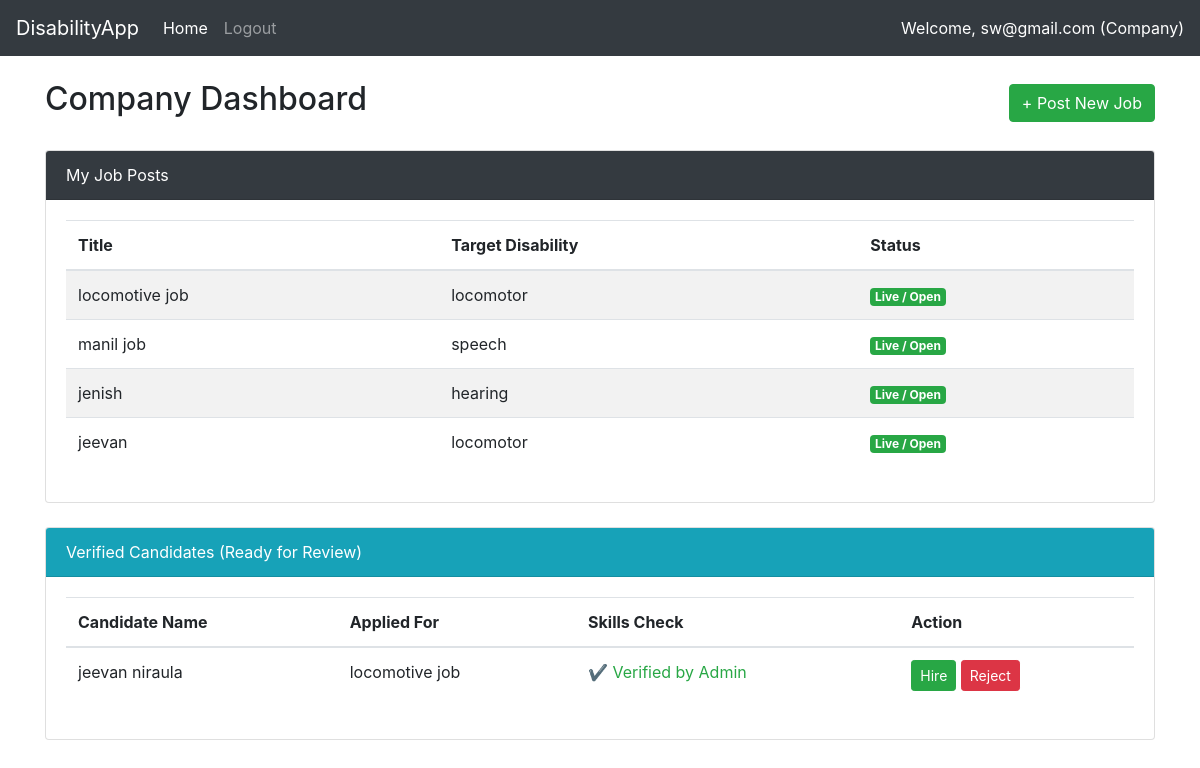
Page /index.php (signed in) on the committed database.
### tables this page shows
CREATE TABLE `jobs` (
  `job_id` int(11) NOT NULL,
  `company_id` int(11) NOT NULL,
  `job_title` varchar(100) NOT NULL,
  `job_description` text NOT NULL,
  `required_skills` text NOT NULL,
  `target_disability_type` enum('locomotor','visual','hearing','speech','any') NOT NULL,
  `job_status` enum('pending','open','closure_requested','closed') DEFAULT 'pending',
  `posted_date` timestamp NOT NULL DEFAULT current_timestamp()
);

CREATE TABLE `applications` (
  `app_id` int(11) NOT NULL,
  `job_id` int(11) NOT NULL,
  `user_id` int(11) NOT NULL,
  `app_status` enum('pending_admin','eligible','hired','rejected_by_admin','rejected_by_company') DEFAULT 'pending_admin',
  `applied_date` timestamp NOT NULL DEFAULT current_timestamp()
);

CREATE TABLE `users` (
  `user_id` int(11) NOT NULL,
  `full_name` varchar(100) NOT NULL,
  `email` varchar(100) NOT NULL,
  `password` varchar(255) NOT NULL,
  `role` enum('admin','company','beneficiary') NOT NULL,
  `account_status` enum('pending','active','rejected') DEFAULT 'pending',
  `disability_type` enum('locomotor','visual','hearing','speech','none') DEFAULT NULL,
  `skills` text DEFAULT NULL,
  `disability_card_url` varchar(255) DEFAULT NULL,
  `company_location` varchar(255) DEFAULT NULL,
  `created_at` timestamp NOT NULL DEFAULT current_timestamp()
);

### index.php (the view, shortened to what this page needs)
<?php
require 'partials/_dbconnect.php';
$user_id = $_SESSION['user_id'];
$role = $_SESSION['role'];
$jobs_sql = "SELECT jobs.*, users.full_name as company_name FROM jobs JOIN users ON jobs.company_id = users.user_id";
$jobs_result = mysqli_query($conn, $jobs_sql);
$apps_sql = "SELECT applications.*, jobs.job_title, users.full_name as user_name
             FROM applications
             JOIN jobs ON applications.job_id = jobs.job_id
             JOIN users ON applications.user_id = users.user_id";
$apps_result = mysqli_query($conn, $apps_sql);
$all_apps_data = [];
while($row = mysqli_fetch_assoc($apps_result)){
    $all_apps_data[] = $row;
}
?>
<!doctype html>
<html lang="en">
    <head>
        <link rel="stylesheet" href="https://stackpath.bootstrapcdn.com/bootstrap/4.4.1/css/bootstrap.min.css">
    </head>
<body>
    <?php require 'partials/_nav.php' ?>
    <div class="container my-4">
        <?php if($role == 'company'): ?>
            <div class="d-flex justify-content-between align-items-center mb-4">
                <h2>Company Dashboard</h2>
                <a href="post_job.php" class="btn btn-success">+ Post New Job</a>
            </div>
            <div class="card mb-4">
                <div class="card-header bg-dark text-white">My Job Posts</div>
                <div class="card-body">
                    <table class="table table-striped">
                        <thead><tr><th>Title</th><th>Target Disability</th><th>Status</th></tr></thead>
                        <tbody>
                            <?php
                            $my_jobs = [];
                            mysqli_data_seek($jobs_result, 0);
                            while($job = mysqli_fetch_assoc($jobs_result)):
                                if($job['company_id'] == $user_id):
                                    $my_jobs[] = $job['job_id'];
                            ?>
                            <tr>
                                <td><?php echo $job['job_title']; ?></td>
                                <td><?php echo $job['target_disability_type']; ?></td>
                                <td>
                                    <?php
                                    if($job['job_status']=='pending') echo '<span class="badge badge-warning">Pending Admin Approval</span>';
                                    elseif($job['job_status']=='open') echo '<span class="badge badge-success">Live / Open</span>';
                                    elseif($job['job_status']=='closed') echo '<span class="badge badge-secondary">Closed</span>';
                                    ?>
                                </td>
                            </tr>
                            <?php endif; endwhile; ?>
                        </tbody>
                    </table>
                </div>
            </div>
            <div class="card">
                <div class="card-header bg-info text-white">Verified Candidates (Ready for Review)</div>
                <div class="card-body">
                    <table class="table">
                        <thead><tr><th>Candidate Name</th><th>Applied For</th><th>Skills Check</th><th>Action</th></tr></thead>
                        <tbody>
                            <?php
                            foreach($all_apps_data as $app):
                                if(in_array($app['job_id'], $my_jobs) && $app['app_status'] == 'eligible'):
                            ?>
                            <tr>
                                <td><?php echo $app['user_name']; ?></td>
                                <td><?php echo $app['job_title']; ?></td>
                                <td><span class="text-success">✔ Verified by Admin</span></td>
                                <td>
                                    <form action="manage_application.php" method="POST" class="d-inline">
                                        <button type="submit" name="action" value="hire" class="btn btn-sm btn-success">Hire</button>
                                        <button type="submit" name="action" value="reject" class="btn btn-sm btn-danger">Reject</button>
                                    </form>
                                </td>
                            </tr>
                            <?php endif; endforeach; ?>
                        </tbody>
                    </table>
                </div>
            </div>
        <?php endif; ?>
    </div>
</body>
</html>

### _nav.php (shortened to what this page needs)
<?php
$loggedin = isset($_SESSION['loggedin']) && $_SESSION['loggedin'] == true;
?>
<nav class="navbar navbar-expand-lg navbar-dark bg-dark">
  <a class="navbar-brand" href="index.php">DisabilityApp</a>
  <div class="collapse navbar-collapse" id="navbarSupportedContent">
    <ul class="navbar-nav mr-auto">
      <li class="nav-item active">
        <a class="nav-link" href="index.php">Home</a>
      </li>
      <?php if($loggedin): ?>
      <li class="nav-item">
        <a class="nav-link" href="logout.php">Logout</a>
      </li>
      <?php endif; ?>
    </ul>
    <?php if($loggedin): ?>
    <span class="navbar-text text-white">
      Welcome, <?php echo $_SESSION['email']; ?> (<?php echo ucfirst($_SESSION['role']); ?>)
    </span>
    <?php endif; ?>
  </div>
</nav>

### rows in the picture
jobs: job_title "locomotive job", target_disability_type "locomotor", job_status "Live / Open"
jobs: job_title "manil job", target_disability_type "speech", job_status "Live / Open"
jobs: job_title "jenish", target_disability_type "hearing", job_status "Live / Open"
jobs: job_title "jeevan", target_disability_type "locomotor", job_status "Live / Open"
applications: user.full_name "jeevan niraula", job.job_title "locomotive job"

### other values in the picture
$_SESSION['email'] "sw@gmail.com"
$_SESSION['role'] "Company"
